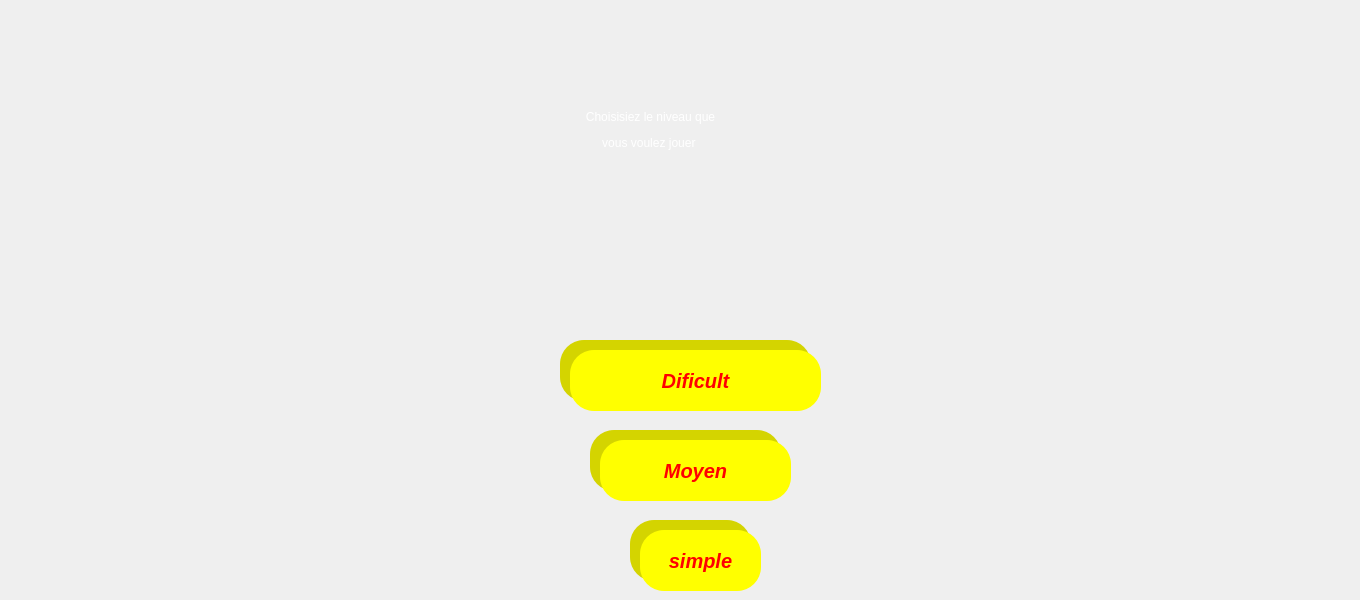
      <widget class="QWidget" name="page_7">
       <widget class="QPushButton" name="sygdvsk">
        <property name="geometry">
         <rect>
          <x>590</x>
          <y>430</y>
          <width>191</width>
          <height>61</height>
         </rect>
        </property>
        <property name="styleSheet">
         <string notr="true">background-color: rgb(212, 212, 0);

font: 10pt &quot;Snap ITC&quot;;
border-radius:24px;
font-size:20px;
font-weight:800;
font-style:italic;
color:red;
</string>
        </property>
        <property name="text">
         <string/>
        </property>
       </widget>
       <widget class="QLabel" name="label_47">
        <property name="geometry">
         <rect>
          <x>310</x>
          <y>60</y>
          <width>681</width>
          <height>141</height>
         </rect>
        </property>
        <property name="styleSheet">
         <string notr="true">font: 30pt &quot;Snap ITC&quot;;
color:white;
text-shadow:2px 5px 6px gray;</string>
        </property>
        <property name="text">
         <string>&lt;html&gt;&lt;head/&gt;&lt;body&gt;&lt;p align=&quot;center&quot;&gt;Choisisiez le niveau que&lt;/p&gt;&lt;p align=&quot;center&quot;&gt;vous voulez jouer &lt;/p&gt;&lt;/body&gt;&lt;/html&gt;</string>
        </property>
       </widget>
       <widget class="QPushButton" name="qyyyyy">
        <property name="geometry">
         <rect>
          <x>560</x>
          <y>340</y>
          <width>251</width>
          <height>61</height>
         </rect>
        </property>
        <property name="styleSheet">
         <string notr="true">
font: 10pt &quot;Snap ITC&quot;;
background-color: rgb(212, 212, 0);
border-radius:24px;
font-size:20px;
font-weight:800;
font-style:italic;
color:red;</string>
        </property>
        <property name="text">
         <string/>
        </property>
       </widget>
       <widget class="QPushButton" name="q_2dfb">
        <property name="geometry">
         <rect>
          <x>630</x>
          <y>520</y>
          <width>121</width>
          <height>61</height>
         </rect>
        </property>
        <property name="styleSheet">
         <string notr="true">font: 10pt &quot;Snap ITC&quot;;
background-color: rgb(212, 212, 0);
border-radius:24px;
font-size:20px;
font-weight:800;
font-style:italic;
color:red;
background-color: rgb(212, 212, 0);
</string>
        </property>
        <property name="text">
         <string/>
        </property>
       </widget>
       <widget class="QPushButton" name="pushButton_18">
        <property name="geometry">
         <rect>
          <x>1260</x>
          <y>10</y>
          <width>91</width>
          <height>91</height>
         </rect>
        </property>
        <property name="styleSheet">
         <string notr="true">background-image: url(:/images/crois.png);
border:none;
background-repeat:no-repeat;</string>
        </property>
        <property name="text">
         <string/>
        </property>
       </widget>
       <widget class="QPushButton" name="pushButton_19">
        <property name="geometry">
         <rect>
          <x>0</x>
          <y>0</y>
          <width>141</width>
          <height>91</height>
         </rect>
        </property>
        <property name="styleSheet">
         <string notr="true">background-image: url(:/images/gauche-removebg-preview.png);
border:none;
background-repeat:no-repeat;
</string>
        </property>
        <property name="text">
         <string/>
        </property>
       </widget>
       <widget class="QLabel" name="label_35">
        <property name="geometry">
         <rect>
          <x>940</x>
          <y>90</y>
          <width>181</width>
          <height>191</height>
         </rect>
        </property>
        <property name="styleSheet">
         <string notr="true">border:none;
background-repeat:no-repeat;
background-image: url(:/images/uuuuuuuuuuuuuuuuuuuuuuu.png);</string>
        </property>
        <property name="text">
         <string/>
        </property>
       </widget>
       <widget class="QLabel" name="label_36">
        <property name="geometry">
         <rect>
          <x>60</x>
          <y>100</y>
          <width>201</width>
          <height>191</height>
         </rect>
        </property>
        <property name="styleSheet">
         <string notr="true">border:none;
background-repeat:no-repeat;
background-image: url(:/images/uuuuuuuuuuuuuuuuuuuuuuu.png);</string>
        </property>
        <property name="text">
         <string/>
        </property>
       </widget>
       <widget class="QPushButton" name="q_4">
        <property name="geometry">
         <rect>
          <x>570</x>
          <y>350</y>
          <width>251</width>
          <height>61</height>
         </rect>
        </property>
        <property name="styleSheet">
         <string notr="true">
font: 10pt &quot;Snap ITC&quot;;
background-color:yellow;
border-radius:24px;
font-size:20px;
font-weight:800;
font-style:italic;
color:red;</string>
        </property>
        <property name="text">
         <string>Dificult</string>
        </property>
       </widget>
       <widget class="QPushButton" name="q_3">
        <property name="geometry">
         <rect>
          <x>600</x>
          <y>440</y>
          <width>191</width>
          <height>61</height>
         </rect>
        </property>
        <property name="styleSheet">
         <string notr="true">
font: 10pt &quot;Snap ITC&quot;;
background-color:yellow;
border-radius:24px;
font-size:20px;
font-weight:800;
font-style:italic;
color:red;
</string>
        </property>
        <property name="text">
         <string>Moyen</string>
        </property>
       </widget>
       <widget class="QPushButton" name="q_8">
        <property name="geometry">
         <rect>
          <x>640</x>
          <y>530</y>
          <width>121</width>
          <height>61</height>
         </rect>
        </property>
        <property name="styleSheet">
         <string notr="true">font: 10pt &quot;Snap ITC&quot;;
background-color:yellow;
border-radius:24px;
font-size:20px;
font-weight:800;
font-style:italic;
color:red;lid ;</string>
        </property>
        <property name="text">
         <string>simple</string>
        </property>
       </widget>
      </widget>
